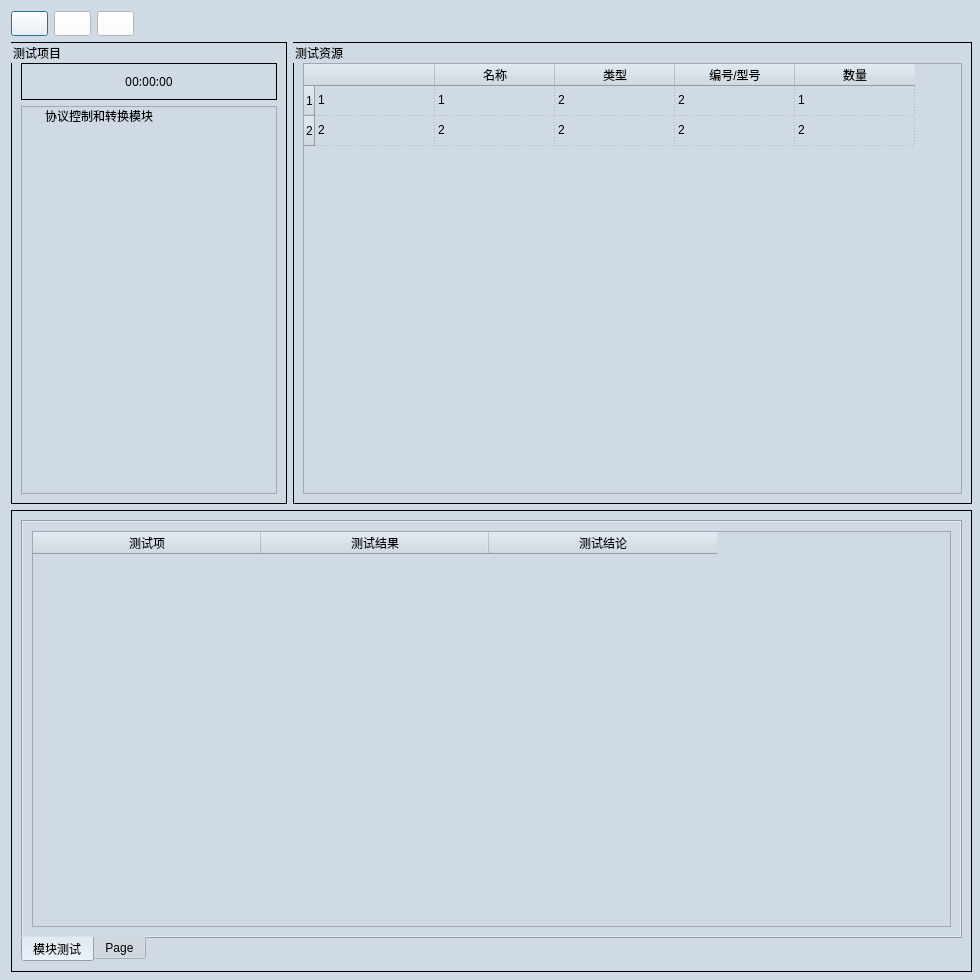
<?xml version="1.0" encoding="UTF-8"?>
<ui version="4.0">
 <class>Dialog</class>
 <widget class="QDialog" name="Dialog">
  <property name="geometry">
   <rect>
    <x>0</x>
    <y>0</y>
    <width>980</width>
    <height>980</height>
   </rect>
  </property>
  <property name="font">
   <font>
    <family>Microsoft YaHei</family>
    <pointsize>14</pointsize>
   </font>
  </property>
  <property name="windowTitle">
   <string>Dialog</string>
  </property>
  <property name="styleSheet">
   <string notr="true">QDialog{
background-color:#D0DAE5;
}

QTextBrower{
background-color:#D0DAE5;
}

QLineEdit{
background-color:#D0DAE5;
}

QWidget{
background-color:#D0DAE5;
}

QStackedWidget{
background-color:#D0DAE5;
}

QHeaderView{
background-color:#D0DAE5;
}

QLabel{
font-size:12px;
font-family:Microsoft YaHei;
background-color:#D0DAE5;
}

QPushButton{         /*按钮自适应拉伸背景*/
border-width: 2px 15px 2px 15px;
background-color:#2884D8;
color: #FFFFFF;
font-size:12px;
font-family:Microsoft YaHei;
}

QGroupBox{
font-size:12px;
font-family:Microsoft YaHei;
border:1px solid rgb(0, 0, 0); 
}</string>
  </property>
  <widget class="QWidget" name="">
   <property name="geometry">
    <rect>
     <x>11</x>
     <y>11</y>
     <width>961</width>
     <height>961</height>
    </rect>
   </property>
   <layout class="QGridLayout" name="gridLayout_17">
    <item row="0" column="0">
     <layout class="QGridLayout" name="gridLayout_9">
      <item row="0" column="0">
       <layout class="QGridLayout" name="gridLayout">
        <item row="0" column="0">
         <widget class="QPushButton" name="pushButton_start">
          <property name="styleSheet">
           <string notr="true">background-color:rgb(255, 255, 255);
</string>
          </property>
          <property name="text">
           <string/>
          </property>
          <property name="icon">
           <iconset resource="../iconQrc.qrc">
            <normaloff>:/newPrefix/icon/start1.ico</normaloff>:/newPrefix/icon/start1.ico</iconset>
          </property>
          <property name="iconSize">
           <size>
            <width>32</width>
            <height>31</height>
           </size>
          </property>
         </widget>
        </item>
        <item row="0" column="1">
         <widget class="QPushButton" name="pushButton_restart">
          <property name="styleSheet">
           <string notr="true">background-color:rgb(255, 255, 255);</string>
          </property>
          <property name="text">
           <string/>
          </property>
          <property name="icon">
           <iconset resource="../iconQrc.qrc">
            <normaloff>:/newPrefix/icon/restart1.ico</normaloff>:/newPrefix/icon/restart1.ico</iconset>
          </property>
          <property name="iconSize">
           <size>
            <width>32</width>
            <height>31</height>
           </size>
          </property>
         </widget>
        </item>
        <item row="0" column="2">
         <widget class="QPushButton" name="pushButton_close">
          <property name="styleSheet">
           <string notr="true">background-color:rgb(255, 255, 255);</string>
          </property>
          <property name="text">
           <string/>
          </property>
          <property name="icon">
           <iconset resource="../iconQrc.qrc">
            <normaloff>:/newPrefix/icon/close1.ico</normaloff>:/newPrefix/icon/close1.ico</iconset>
          </property>
          <property name="iconSize">
           <size>
            <width>32</width>
            <height>31</height>
           </size>
          </property>
         </widget>
        </item>
       </layout>
      </item>
      <item row="0" column="1">
       <spacer name="horizontalSpacer">
        <property name="orientation">
         <enum>Qt::Horizontal</enum>
        </property>
        <property name="sizeHint" stdset="0">
         <size>
          <width>40</width>
          <height>20</height>
         </size>
        </property>
       </spacer>
      </item>
     </layout>
    </item>
    <item row="1" column="0">
     <layout class="QGridLayout" name="gridLayout_8">
      <item row="0" column="0">
       <layout class="QHBoxLayout" name="horizontalLayout" stretch="0,2">
        <item>
         <widget class="QGroupBox" name="groupBox_test_modules">
          <property name="title">
           <string>测试项目</string>
          </property>
          <layout class="QGridLayout" name="gridLayout_6">
           <property name="topMargin">
            <number>20</number>
           </property>
           <property name="verticalSpacing">
            <number>6</number>
           </property>
           <item row="0" column="0">
            <layout class="QGridLayout" name="gridLayout_3" rowstretch="0,3">
             <item row="0" column="0">
              <widget class="QGroupBox" name="groupBox_2">
               <property name="title">
                <string/>
               </property>
               <layout class="QGridLayout" name="gridLayout_2">
                <item row="0" column="0">
                 <widget class="QLabel" name="label_test_duration">
                  <property name="font">
                   <font>
                    <family>Microsoft YaHei</family>
                    <pointsize>-1</pointsize>
                    <kerning>false</kerning>
                   </font>
                  </property>
                  <property name="text">
                   <string>00:00:00</string>
                  </property>
                  <property name="textFormat">
                   <enum>Qt::PlainText</enum>
                  </property>
                  <property name="alignment">
                   <set>Qt::AlignCenter</set>
                  </property>
                 </widget>
                </item>
               </layout>
              </widget>
             </item>
             <item row="1" column="0">
              <widget class="QTreeWidget" name="treeWidget">
               <property name="headerHidden">
                <bool>true</bool>
               </property>
               <column>
                <property name="text">
                 <string>1</string>
                </property>
               </column>
               <item>
                <property name="text">
                 <string>协议控制和转换模块</string>
                </property>
                <property name="flags">
                 <set>ItemIsSelectable|ItemIsDragEnabled|ItemIsUserCheckable|ItemIsEnabled</set>
                </property>
               </item>
              </widget>
             </item>
            </layout>
           </item>
          </layout>
         </widget>
        </item>
        <item>
         <widget class="QGroupBox" name="groupBox_test_resource">
          <property name="title">
           <string>测试资源</string>
          </property>
          <layout class="QGridLayout" name="gridLayout_5">
           <property name="topMargin">
            <number>20</number>
           </property>
           <item row="0" column="0">
            <widget class="QTableWidget" name="tableWidget_test_resource">
             <property name="gridStyle">
              <enum>Qt::DotLine</enum>
             </property>
             <attribute name="horizontalHeaderCascadingSectionResizes">
              <bool>true</bool>
             </attribute>
             <attribute name="horizontalHeaderDefaultSectionSize">
              <number>120</number>
             </attribute>
             <row>
              <property name="text">
               <string>1</string>
              </property>
             </row>
             <row>
              <property name="text">
               <string>2</string>
              </property>
             </row>
             <column>
              <property name="text">
               <string/>
              </property>
             </column>
             <column>
              <property name="text">
               <string>名称</string>
              </property>
             </column>
             <column>
              <property name="text">
               <string>类型</string>
              </property>
             </column>
             <column>
              <property name="text">
               <string>编号/型号</string>
              </property>
             </column>
             <column>
              <property name="text">
               <string>数量</string>
              </property>
             </column>
             <item row="0" column="0">
              <property name="text">
               <string>1</string>
              </property>
             </item>
             <item row="0" column="1">
              <property name="text">
               <string>1</string>
              </property>
             </item>
             <item row="0" column="2">
              <property name="text">
               <string>2</string>
              </property>
             </item>
             <item row="0" column="3">
              <property name="text">
               <string>2</string>
              </property>
             </item>
             <item row="0" column="4">
              <property name="text">
               <string>1</string>
              </property>
             </item>
             <item row="1" column="0">
              <property name="text">
               <string>2</string>
              </property>
             </item>
             <item row="1" column="1">
              <property name="text">
               <string>2</string>
              </property>
             </item>
             <item row="1" column="2">
              <property name="text">
               <string>2</string>
              </property>
             </item>
             <item row="1" column="3">
              <property name="text">
               <string>2</string>
              </property>
             </item>
             <item row="1" column="4">
              <property name="text">
               <string>2</string>
              </property>
             </item>
            </widget>
           </item>
          </layout>
         </widget>
        </item>
       </layout>
      </item>
      <item row="1" column="0">
       <widget class="QGroupBox" name="groupBox_test_results">
        <property name="title">
         <string/>
        </property>
        <layout class="QGridLayout" name="gridLayout_4">
         <item row="0" column="0">
          <widget class="QTabWidget" name="tabWidget">
           <property name="tabPosition">
            <enum>QTabWidget::South</enum>
           </property>
           <property name="currentIndex">
            <number>0</number>
           </property>
           <widget class="QWidget" name="tab">
            <attribute name="title">
             <string>模块测试</string>
            </attribute>
            <layout class="QGridLayout" name="gridLayout_19">
             <item row="0" column="0">
              <widget class="QTableWidget" name="tableWidget_test_results_2">
               <attribute name="horizontalHeaderDefaultSectionSize">
                <number>228</number>
               </attribute>
               <column>
                <property name="text">
                 <string>测试项</string>
                </property>
               </column>
               <column>
                <property name="text">
                 <string>测试结果</string>
                </property>
               </column>
               <column>
                <property name="text">
                 <string>测试结论</string>
                </property>
               </column>
              </widget>
             </item>
            </layout>
           </widget>
           <widget class="QWidget" name="tab_9">
            <attribute name="title">
             <string>Page</string>
            </attribute>
            <widget class="QTableWidget" name="tableWidget_test_results">
             <property name="geometry">
              <rect>
               <x>10</x>
               <y>10</y>
               <width>911</width>
               <height>381</height>
              </rect>
             </property>
             <attribute name="horizontalHeaderDefaultSectionSize">
              <number>228</number>
             </attribute>
             <column>
              <property name="text">
               <string>测试项</string>
              </property>
             </column>
             <column>
              <property name="text">
               <string>测试结果</string>
              </property>
             </column>
             <column>
              <property name="text">
               <string>测试结论</string>
              </property>
             </column>
            </widget>
           </widget>
          </widget>
         </item>
        </layout>
       </widget>
      </item>
     </layout>
    </item>
   </layout>
  </widget>
 </widget>
 <resources>
  <include location="../iconQrc.qrc"/>
 </resources>
 <connections/>
</ui>
